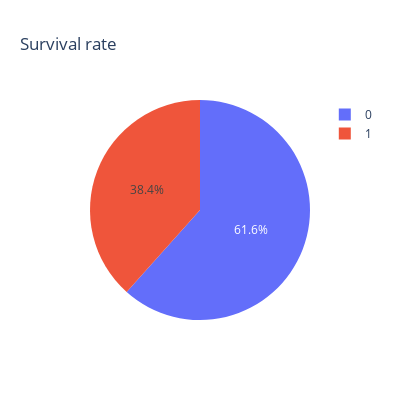

This figure's notebook cell:
### Markdown cell above
# 2. Exploratory Data Analysis (EDA)

### Code cell
# Analysing target distribuition
fig = px.pie(df['Survived'], 
             values=df['Survived'].value_counts().values, 
             names=df['Survived'].value_counts().index,
             title="Survival rate", 
             width=400, height=400)
fig.show()

### Figure 1 — Plotly figure (JSON) as saved in the notebook; plotly's stock layout.template omitted (floating-point values rounded to 4 significant figures)
{"data": [{"domain": {"x": [0, 1], "y": [0, 1]}, "hovertemplate": "label=%{label}<br>value=%{value}<extra></extra>", "labels": [0, 1], "legendgroup": "", "name": "", "showlegend": true, "values": [549, 342], "type": "pie"}], "layout": {"legend": {"tracegroupgap": 0}, "title": {"text": "Survival rate"}, "height": 400, "width": 400}}
